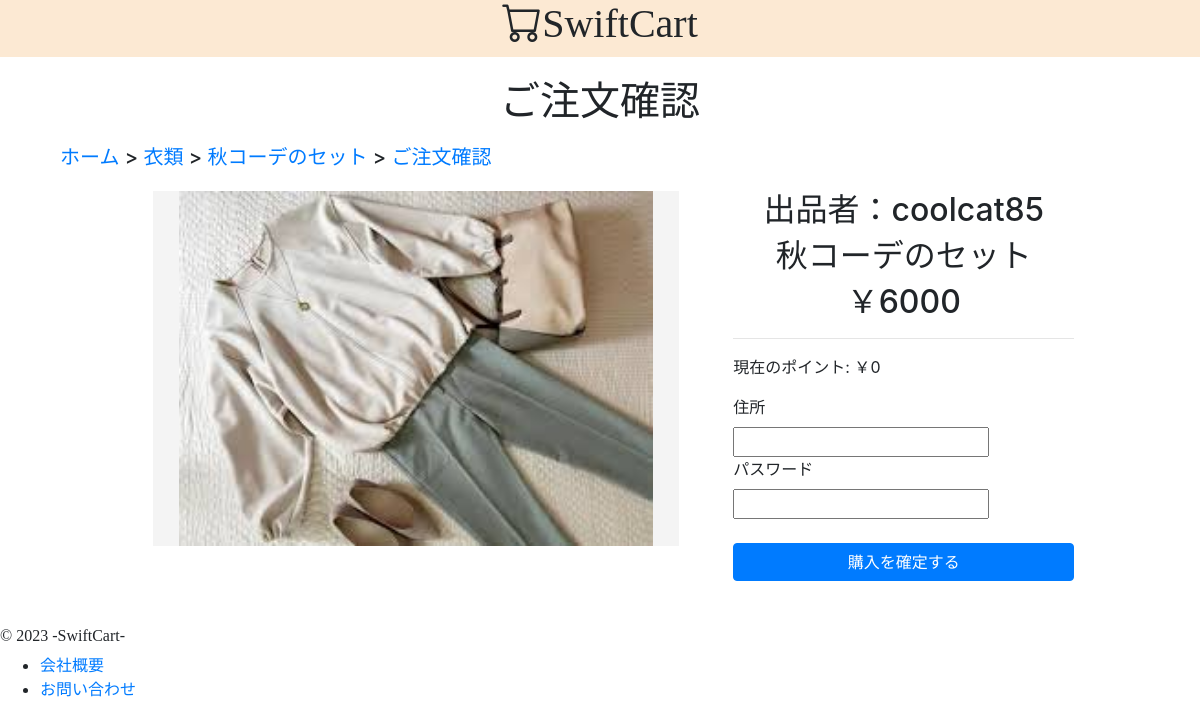
The page /payment/1/22/ on the database its author committed.
### app/models.py (models this page shows)
class Product(models.Model):
    product_name = models.CharField(max_length=200) # 商品名
    category = models.IntegerField(default=0) # カテゴリー (1:食品, 2:衣類, 3:小物, 4:生活用品, 5:デバイス)
    price = models.IntegerField(default=0) # 値段
    image = models.ImageField(upload_to='img/') # 商品画像
    seller_id = models.IntegerField(default=0) # 出品者ID
    comment = models.TextField(null=True) # 出品者コメント
    buyer_id = models.IntegerField(default=0) # 購入者ID
    review = models.TextField(null=True) # 購入者レビュー
    like = models.IntegerField(default=0) # いいね数

### authtest/models.py (models this page shows)
class User(models.Model):
    user_name = models.CharField(max_length=200) # ユーザーネーム
    password = models.CharField(max_length=200) # パスワード
    full_name = models.CharField(max_length=200) # 氏名
    birth = models.IntegerField(default=0) # 生年月日
    address = models.CharField(max_length=200) # 住所
    post = models.CharField(max_length=200) # 郵便番号
    tel = models.CharField(max_length=200) # 携帯番号
    mail = models.EmailField(max_length=200) # メールアドレス
    points = models.IntegerField(default=0) # ポイント残高

### app/views.py (the view, shortened to what this page needs)
# urls.py: path('payment/<int:user_id>/<int:prod_id>/', app.views.payment, name='payment'),
def payment(request, user_id, prod_id):
    user = User.objects.get(id=user_id)
    prod = Product.objects.get(id=prod_id)
    error_message = None
    context = {
        "prod": prod,
        "user": user,
        "seller": User.objects.get(id=prod.seller_id),
        "error_message": error_message
    }
    return render(request, 'app/payment.html', context)

### app/templatetags/category_filters.py (called while the page is built)
@register.filter
def category_name(value):
    return CATEGORY_MAP.get(value,)

### app/templates/app/payment.html (shortened to what this page needs)
{% load category_filters %}
{% load static %}
<!DOCTYPE html>
<html lang="ja">
<head>
    <link rel="stylesheet" href="https://cdn.jsdelivr.net/npm/bootstrap-icons@1.10.5/font/bootstrap-icons.css">
    <link rel="stylesheet" href="../../static/app/css/payment.css">
    <link rel="stylesheet" href="https://cdn.jsdelivr.net/npm/bootstrap@4.1.3/dist/css/bootstrap.min.css">
</head>
<body>
    <header>
        <div style = text-align:center;font-family:serif;cursor:pointer;background-color:rgb(252,233,211);margin-bottom:20px;padding-bottom:1px; >
           <h1 class="bi bi-cart" id="backhome">SwiftCart</h1>
        </div>
        <h1 style="text-align: center; margin-bottom: 20px;">ご注文確認</h1>
    </header>
    <main>
        <div style="margin-left: 5%" >
        <div style="margin-right: 5%;">
        <h5 style="margin-bottom: 2%;">
            <a href="{% url 'home' user.id %}">ホーム</a>
            <a> > </a>
            <a href="{% url 'home_Genre' prod.category user.id %}">{{ prod.category|category_name }}</a>
            <a> > </a>
            <a href="{% url 'detail' user.id prod.id%}">{{prod.product_name}}</a>
            <a> > </a>
            <a href="{% url 'payment' user.id prod.id %}">ご注文確認</a>
        </h5>
        <div class="row">
            <div class="col-md-1 col-12"></div>
            <div class="col-md-6 col-12" style="text-align: center;">
                <div style="background-color: #f4f4f4;">
                <img src="{{ prod.image.url }}" height="80%" width="90%">
                </div>
            </div>
            <div class="col-md-4 col-12 appendleft">
                <h2 style="text-align: center;">出品者：{{ seller.user_name }} </h2>
                <h2 style="text-align: center;">{{ prod.product_name }}</h2>
                <h2 style="text-align: center;">￥{{ prod.price }}</h2><hr>
                {% if prod.buyer_id == 0 %}
                    <p>現在のポイント: ￥{{ user.points }}</p>
                    <form action="" method="post">
                        <label for="address-pay">住所</label><br>
                        <input type="text" id="address-pay" name="address-pay"><br>
                        <label for="password-pay">パスワード</label><br>
                        <input type="password" id="password-pay" name="password-pay"><br><br>
                        <input class="btn btn-primary btn-block" type="submit" value="購入を確定する">
                    </form><br>
                {% else %}
                    <p>購入が完了しました</p>
                    <a href="{% url 'home' user.id %}">ホームページ</a>
                {% endif %}
            </div>
            <div class="col-md-1 col-12"></div>
        </div>
        </div>
        </div>
    </main>
    <footer>
        <h6 style="margin-top: 20px; font-family: serif;">&copy; 2023 -SwiftCart-</h6>
        <ul>
            <li><a href="https://www.iniad.org/">会社概要</a></li>
            <li><a href="https://www.iniad.org/contact/">お問い合わせ</a></li>
        </ul>
    </footer>
</body>
</html>

### app/static/app/css/payment.css (style rules this page uses)
.appendleft { margin-left: 24px; }

### rows shown on the page
Product: category|category_name "衣類", product_name "秋コーデのセット", image (picture), price "6000"
User: user_name "coolcat85", points "0"
